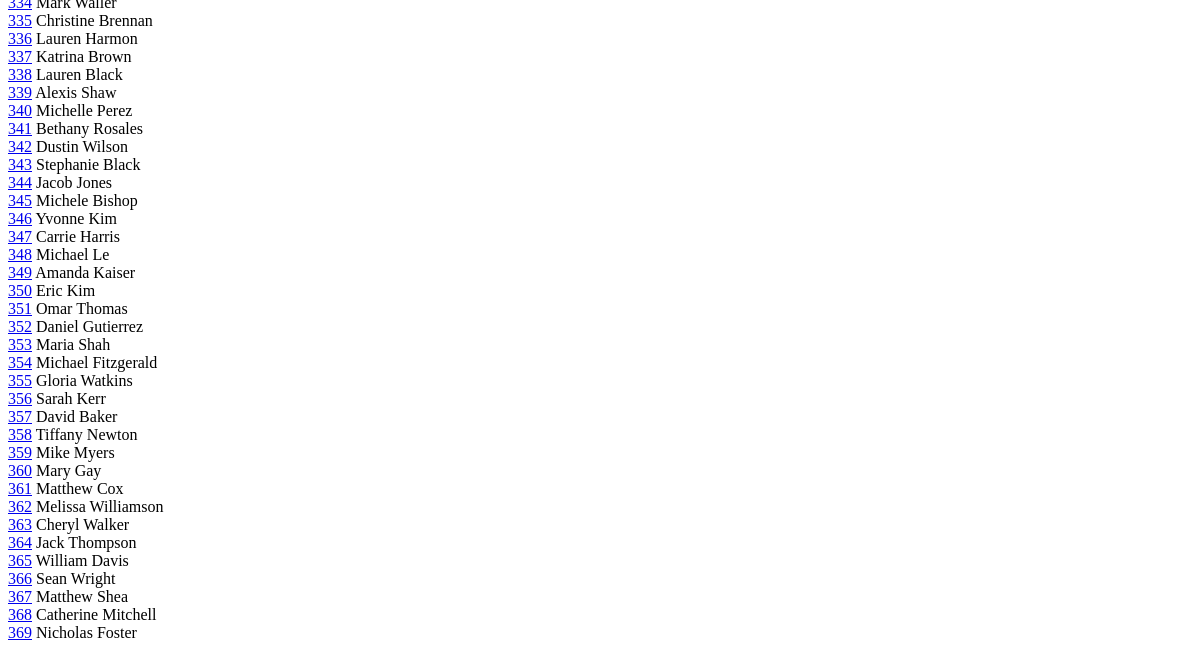
Before: /students/list/ (lower part) with the older database file.
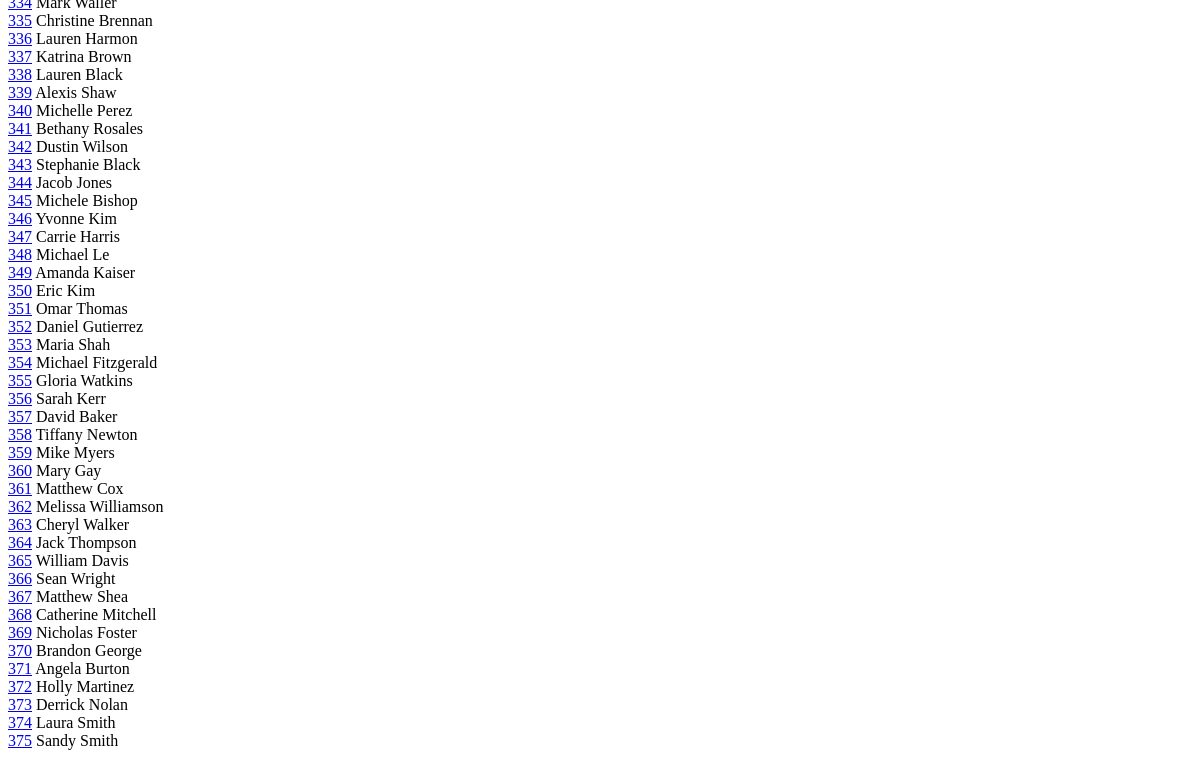
After: the same page with the newer database file.
### students/models.py (models this page shows, shortened)
class Student(models.Model):
    first_name = models.CharField(max_length=64)
    last_name = models.CharField(max_length=64)
    age = models.PositiveIntegerField()
    @property
    def full_name(self):
        return f"{self.first_name} {self.last_name}"

### students/views.py (the view)
# urls.py: path('list/', views.students, name='list'),
def students(request):
    students_query = Student.objects.all()
    params = [
        'age',
        'first_name',
        'last_name',
        'id',
    ]
    for param in params:
        value = request.GET.get(param)
        if value:
            students_query = students_query.filter(**{param: value})
    return render(request, 'students-list.html', context={'students': students_query})

### students/templates/students-list.html (shortened to what this page needs)
<!DOCTYPE html>
<html lang="en">
<head>
</head>
<body>
<br>
<br>
{% for student in students %}
    <a href="{% url 'students:edit' pk=student.id %}">{{ student.id }}</a> {{ student.full_name }}<br>
{% endfor %}
</body>
</html>

Changed rows visible on the page:
added Student: id "370", full_name "Brandon George"
added Student: id "371", full_name "Angela Burton"
added Student: id "372", full_name "Holly Martinez"
added Student: id "373", full_name "Derrick Nolan"
added Student: id "374", full_name "Laura Smith"
added Student: id "375", full_name "Sandy Smith"
